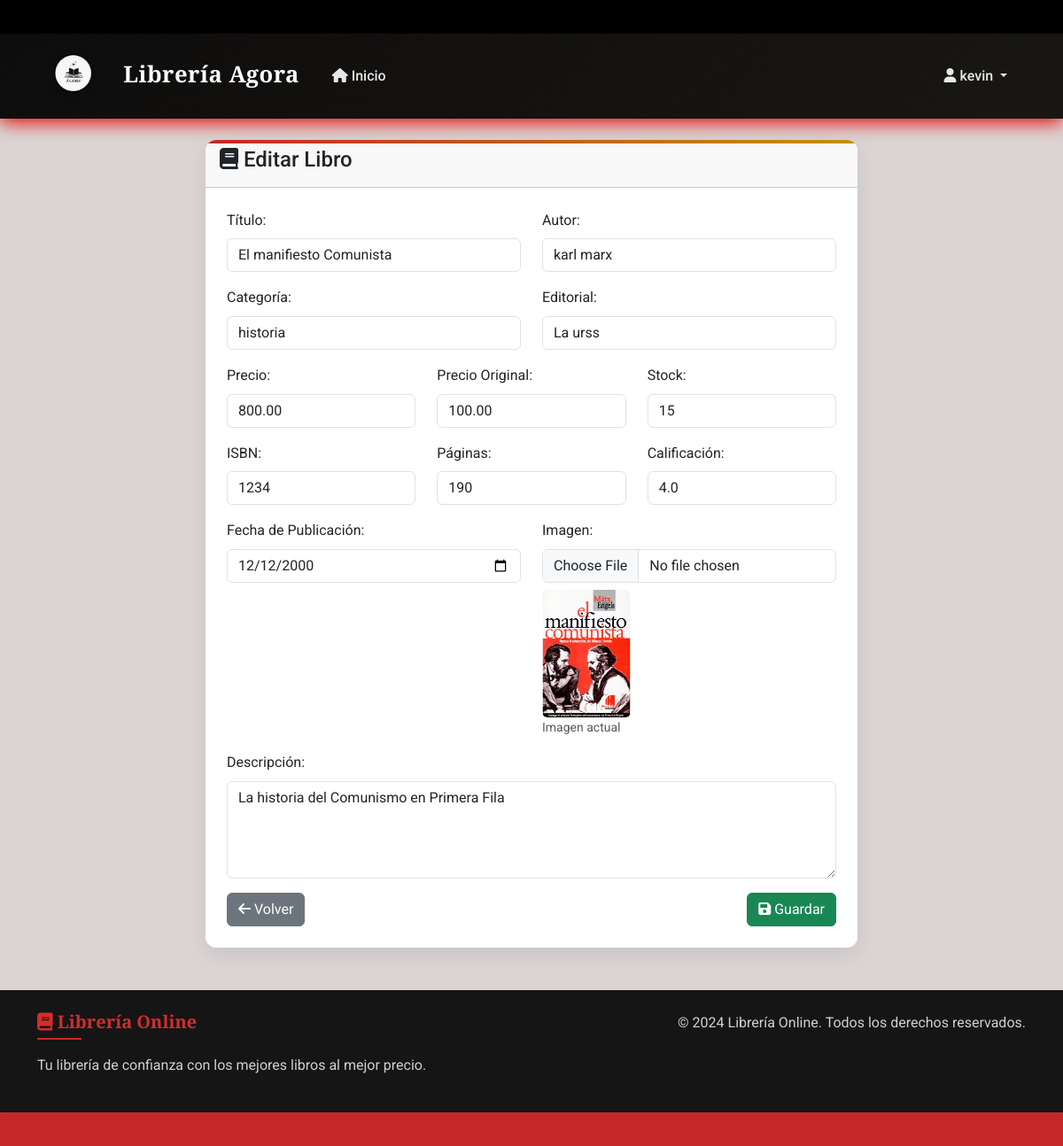
Screenshot of /editar-libro/2/ (signed in) with the database file from the repository.
### app/models.py (models this page shows, shortened)
class Libro(models.Model):
    titulo = models.CharField(max_length=200)
    autor = models.CharField(max_length=100)
    categoria = models.ForeignKey(Categoria, on_delete=models.CASCADE)
    precio = models.DecimalField(max_digits=10, decimal_places=2)
    precio_original = models.DecimalField(max_digits=10, decimal_places=2, null=True, blank=True)
    stock = models.IntegerField(default=0)
    calificacion = models.DecimalField(max_digits=3, decimal_places=1, default=0.0)
    descripcion = models.TextField(blank=True)
    imagen = models.ImageField(upload_to='libros/', null=True, blank=True)
    fecha_creacion = models.DateTimeField(auto_now_add=True)
    isbn = models.CharField(max_length=13, blank=True)
    paginas = models.IntegerField(null=True, blank=True)
    editorial = models.CharField(max_length=100, blank=True)
    fecha_publicacion = models.DateField(null=True, blank=True)

### app/views.py (the view)
# urls.py: path('editar-libro/<int:id_libro>/', views.admin_editar_libro, name='editar_libro'),
@login_required
def admin_editar_libro(request, id_libro):
    if not request.user.is_staff:
        return redirect('inicio')
    libro = get_object_or_404(Libro, id=id_libro)
    if request.method == 'POST':
        formulario = FormularioLibro(request.POST, request.FILES, instance=libro)
        if formulario.is_valid():
            formulario.save()
            messages.success(request, 'Libro actualizado exitosamente')
            return redirect('panel_admin')
    else:
        formulario = FormularioLibro(instance=libro)
    return render(request, 'tienda/formulario_libo_admin.html', {
        'formulario': formulario,
        'titulo': 'Editar Libro',
        'libro': libro
    })

### app/models.py (called while the page is built)
    def __str__(self):
        return self.nombre

### app/templates/tienda/formulario_libo_admin.html (shortened to what this page needs)
{% extends 'base.html' %}
{% block content %}
<div class="row justify-content-center">
    <div class="col-md-8">
        <div class="card">
            <div class="card-header">
                <h4><i class="fas fa-book"></i> {{ titulo }}</h4>
            </div>
            <div class="card-body">
                <form method="POST" enctype="multipart/form-data">
                    <div class="row">
                        <div class="col-md-6">
                            <div class="mb-3">
                                <label for="{{ formulario.titulo.id_for_label }}" class="form-label">Título:</label>
                                {{ formulario.titulo }}
                            </div>
                        </div>
                        <div class="col-md-6">
                            <div class="mb-3">
                                <label for="{{ formulario.autor.id_for_label }}" class="form-label">Autor:</label>
                                {{ formulario.autor }}
                            </div>
                        </div>
                    </div>
                    <div class="row">
                        <div class="col-md-6">
                            <div class="mb-3">
                                <label for="{{ formulario.categoria.id_for_label }}" class="form-label">Categoría:</label>
                                {{ formulario.categoria }}
                            </div>
                        </div>
                        <div class="col-md-6">
                            <div class="mb-3">
                                <label for="{{ formulario.editorial.id_for_label }}" class="form-label">Editorial:</label>
                                {{ formulario.editorial }}
                            </div>
                        </div>
                    </div>
                    <div class="row">
                        <div class="col-md-4">
                            <div class="mb-3">
                                <label for="{{ formulario.precio.id_for_label }}" class="form-label">Precio:</label>
                                {{ formulario.precio }}
                            </div>
                        </div>
                        <div class="col-md-4">
                            <div class="mb-3">
                                <label for="{{ formulario.precio_original.id_for_label }}" class="form-label">Precio Original:</label>
                                {{ formulario.precio_original }}
                            </div>
                        </div>
                        <div class="col-md-4">
                            <div class="mb-3">
                                <label for="{{ formulario.stock.id_for_label }}" class="form-label">Stock:</label>
                                {{ formulario.stock }}
                            </div>
                        </div>
                    </div>
                    <div class="row">
                        <div class="col-md-4">
                            <div class="mb-3">
                                <label for="{{ formulario.isbn.id_for_label }}" class="form-label">ISBN:</label>
                                {{ formulario.isbn }}
                            </div>
                        </div>
                        <div class="col-md-4">
                            <div class="mb-3">
                                <label for="{{ formulario.paginas.id_for_label }}" class="form-label">Páginas:</label>
                                {{ formulario.paginas }}
                            </div>
                        </div>
                        <div class="col-md-4">
                            <div class="mb-3">
                                <label for="{{ formulario.calificacion.id_for_label }}" class="form-label">Calificación:</label>
                                {{ formulario.calificacion }}
                            </div>
                        </div>
                    </div>
                    <div class="row">
                        <div class="col-md-6">
                            <div class="mb-3">
                                <label for="{{ formulario.fecha_publicacion.id_for_label }}" class="form-label">Fecha de Publicación:</label>
                                {{ formulario.fecha_publicacion }}
                            </div>
                        </div>
                        <div class="col-md-6">
                            <div class="mb-3">
                                <label for="{{ formulario.imagen.id_for_label }}" class="form-label">Imagen:</label>
                                {{ formulario.imagen }}
                                {% if libro and libro.imagen %}
                                    <div class="mt-2">
                                        <img src="{{ libro.imagen.url }}" width="100" class="rounded" alt="Imagen actual">
                                        <small class="text-muted d-block">Imagen actual</small>
                                    </div>
                                {% endif %}
                            </div>
                        </div>
                    </div>
                    <div class="mb-3">
                        <label for="{{ formulario.descripcion.id_for_label }}" class="form-label">Descripción:</label>
                        {{ formulario.descripcion }}
                    </div>
                    <div class="d-flex justify-content-between">
                        <a href="{% url 'panel_admin' %}" class="btn btn-secondary">
                            <i class="fas fa-arrow-left"></i> Volver
                        </a>
                        <button type="submit" class="btn btn-success">
                            <i class="fas fa-save"></i> Guardar
                        </button>
                    </div>
                </form>
            </div>
        </div>
    </div>
</div>
{% endblock %}

### app/templates/base.html (shortened to what this page needs)
{% load static %}
<!DOCTYPE html>
<html lang="es">
<head>
    <link href="https://cdn.jsdelivr.net/npm/bootstrap@5.3.0/dist/css/bootstrap.min.css" rel="stylesheet">
    <link rel="stylesheet" href="https://cdnjs.cloudflare.com/ajax/libs/font-awesome/6.0.0/css/all.min.css">
    <link rel="stylesheet" href="{% static 'css/styl.css' %}">
    <link rel="stylesheet" href="{% static 'styl.css' %}">
</head>
<body>
    <div class="top-announcement-bar">
    <div class="announcement-content">
    </div>
    </div>
    <nav class="navbar navbar-expand-lg navbar-dark bg-dark">
        <div class="container">
            <a class="navbar-brand" href="{% url 'inicio' %}">
                <i class="conim">  <img class="agora" src="{% static 'img/agora.png' %}" alt=""></i> Librería Agora
            </a>
            <div class="collapse navbar-collapse" id="navbarNav">
                <ul class="navbar-nav me-auto">
                    <li class="nav-item">
                        <a class="nav-link" href="{% url 'inicio' %}">
                            <i class="fas fa-home"></i> Inicio
                        </a>
                    </li>
                </ul>
                <ul class="navbar-nav">
                    {% if user.is_authenticated %}
                        <li class="nav-item dropdown">
                            <a class="nav-link dropdown-toggle" href="#" id="navbarDropdown" role="button" data-bs-toggle="dropdown">
                                <i class="fas fa-user"></i> {{ user.username }}
                            </a>
                        </li>
                    {% endif %}
                </ul>
            </div>
        </div>
    </nav>
    <main class="container mt-4">
        {% block content %}
        {% endblock %}
    </main>
    <footer class="footer mt-5 py-4">
        <div class="container">
            <div class="row">
                <div class="col-md-6">
                    <h5><i class="fas fa-book"></i> Librería Online</h5>
                    <p>Tu librería de confianza con los mejores libros al mejor precio.</p>
                </div>
                <div class="col-md-6 text-md-end">
                    <p>&copy; 2024 Librería Online. Todos los derechos reservados.</p>
                </div>
            </div>
        </div>
    </footer>
</body>
    <div class="announcement-bar">
        <div class="announcement-content">
        </div>
      </div>
</html>

### app/static/css/styl.css (style rules this page uses)
:root { --primary: #c62828; --primary-dark: #8e0000; --primary-light: #ff5f52; --secondary: #5d4037; --accent: #c29109; --dark: #0e0d0d; --light: #f5f5f5; --gray: #757575; --bg-color: #faf4f0; --card-bg: #ffffff; --text: #3e2723; --text-light: #8d6e63; }
body { font-family: 'Roboto', 'Segoe UI', sans-serif; line-height: 1.6; color: var(--text); background-color: var(--bg-color); background-image: url('https://images.unsplash.com/photo-1521587760476-6c12a4b040da?ixlib=rb-1.2.1&auto=format&fit=crop&w=1350&q=80'); background-size: cover; background-position: center; background-attachment: fixed; background-repeat: no-repeat; min-height: 100vh; display: flex; flex-direction: column; position: relative; }
body::after { content: ''; position: fixed; top: 0; left: 0; right: 0; bottom: 0; background: rgba(211, 206, 206, 0.801); z-index: -1; }
.navbar { background: linear-gradient(135deg, var(--dark), #181713) !important; box-shadow: 0 4px 20px rgb(231, 3, 3); padding: 0.8rem 1rem; }
.navbar-brand { font-family: 'Playfair Display', serif; font-size: 1.6rem; font-weight: 700; color: white !important; letter-spacing: 0.5px; }
.nav-link { color: rgba(255, 255, 255, 0.9) !important; font-weight: 500; padding: 0.5rem 1rem !important; margin: 0 0.3rem; border-radius: 6px; transition: all 0.3s ease; }
.card { border: none; border-radius: 12px; overflow: hidden; box-shadow: 0 8px 25px rgba(0, 0, 0, 0.08); transition: all 0.4s cubic-bezier(0.175, 0.885, 0.32, 1.1); background-color: var(--card-bg); height: 100%; position: relative; z-index: 1; }
.card::before { content: ''; position: absolute; top: 0; left: 0; right: 0; height: 4px; background: linear-gradient(90deg, var(--primary), var(--accent)); z-index: 2; }
.card-body { padding: 1.5rem; position: relative; z-index: 1; }
.footer { background: #000000; color: white; padding: 3rem 0; margin-top: 4rem; }
.footer::before { content: none; }
.footer h5::after { background-color: white; }
.footer p, .footer a { color: rgba(255, 255, 255, 0.8); }
.footer::before { content: ''; position: absolute; top: 0; left: 0; right: 0; height: 4px; background: linear-gradient(90deg, var(--primary), var(--accent)); }
.footer h5 { font-family: 'Playfair Display', serif; font-weight: 700; margin-bottom: 1.5rem; position: relative; display: inline-block; }
.footer h5::after { content: ''; position: absolute; bottom: -8px; left: 0; width: 50px; height: 2px; background-color: var(--primary); }
a { transition: all 0.3s ease; text-decoration: none; }
.announcement-bar { background-color: #c62828; color: white; padding: 8px 0; overflow: hidden; white-space: nowrap; position: relative; font-size: 14px; font-weight: 500; box-shadow: 0 2px 5px rgba(0,0,0,0.1); z-index: 1000; }
.announcement-content { display: inline-block; padding-left: 100%; animation: scrollAnnouncement 30s linear infinite; }
.top-announcement-bar { background-color: #000000; color: white; padding: 8px 0; overflow: hidden; white-space: nowrap; font-size: 14px; font-weight: 500; position: relative; z-index: 1030; }
.announcement-content { display: inline-block; padding-left: 100%; animation: scrollAnnouncement 25s linear infinite; }
.navbar-brand { font-family: 'Playfair Display', serif; font-size: 1.6rem; font-weight: 700; color: white !important; letter-spacing: 0.5px; position: relative; display: inline-block; padding-bottom: 5px; }
.navbar-brand::after { content: ''; position: absolute; bottom: 0; left: 0; width: 100%; height: 3px; background-color: #ff0000; transform: scaleX(0); transform-origin: right; transition: transform 0.3s ease; }
.agora { height: 90px; object-fit: cover; transition: all 0.4s cubic-bezier(0.175, 0.885, 0.32, 1.275); filter: drop-shadow(0 2px 4px rgba(0, 0, 0, 0.2)); }
.navbar-brand { padding: 0; transition: all 0.3s ease; }
.navbar { min-height: 80px; overflow: visible; }
.agora { height: 120px; width: auto; object-fit: contain; margin-top: -10px; margin-bottom: -10px; transition: transform 0.3s ease; }

### app/templates/base.html (style rules this page uses)
.navbar-brand { font-weight: bold; }
.footer { background-color: #161515; color: rgb(211, 45, 45); margin-top: 50px; }
.agora { height: 90px; object-fit: cover; }

### rows the page displays
Libro: titulo "El manifiesto Comunista", autor "karl marx", categoria "historia", editorial "La urss", precio "800.00", precio_original "100.00", stock "15", isbn "1234", paginas "190", calificacion "4.0", fecha_publicacion "12/12/2000", imagen (picture), descripcion "La historia del Comunismo en Primera Fila"

### other values shown
{{ user.username }} "kevin"
{{ titulo }} "Editar Libro"
